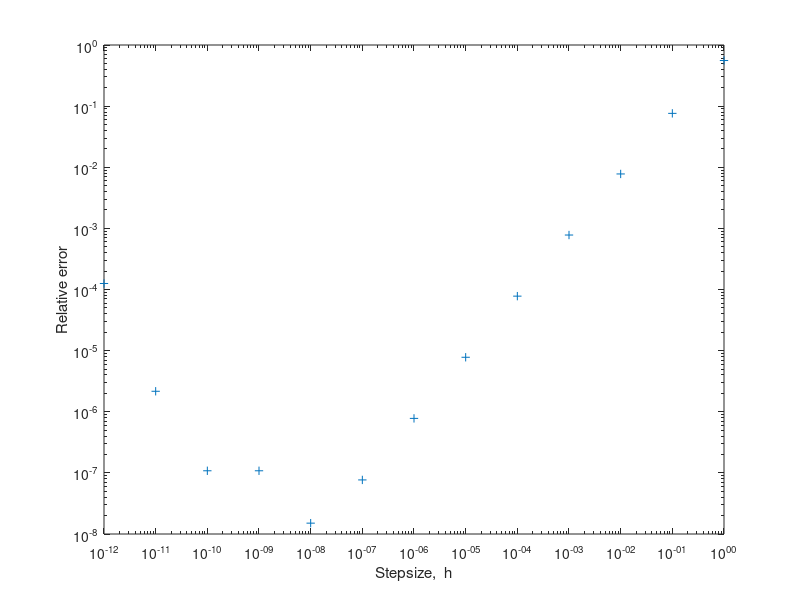

MATLAB code to generate this figure:
function  backdiff_sin(x)
% BACKDIFF_SIN First order backward difference approximation of d/dx of sin(x)
%
% Synopsis:  BACKDIF_SIN(x)
%
% Input:     x = (optional) value at which the derivative is to be evaluated
%                Default:  x = 1
%
% Output:    A table and plot of relative error versus stepsize

% Default argument
if nargin<1, x=1; end

% Calculations
fp = cos(x);                   % Exact value of fprime
h = logspace(-12,0,13)';       % Column vector of stepsizes
fpfd = (sin(x) - sin(x-h))./h; % Vectorized calculation of fd approximation
Eabs = abs(fp - fpfd);         % Absolute error
Erel = Eabs./fp;               % Relative error

% Plot the error vs stepsize
loglog(h,Erel,'+');  xlabel('Stepsize,  h');    ylabel('Relative error');

% Calculate alpha
alpha=zeros(length(h),1);
for k=length(h):-1:2
    alpha(k) = log(Eabs(k)/Eabs(k-1))/log(h(k)/h(k-1));
end

% Print results
fprintf('      h        fp       fpfd         Erel         Eabs         Alpha\n');
for k=length(h):-1:2
  fprintf('%10.1e %9.5f %9.5f %12.2e %12.2e %12.5f\n',h(k),fp,fpfd(k),Erel(k),Eabs(k),alpha(k));
end
fprintf('%10.1e %9.5f %9.5f %12.2e %12.2e\n',h(k-1),fp,fpfd(k-1),Erel(k-1),Eabs(k-1));

TruncErr = sin(x).*h/2.0;
RoundErr = abs(fpfd-fp-TruncErr);

%output for roundoff error
fprintf('\nTable for examining truncation and roundoff errors\n');
fprintf('      h        TruncErr     RoundErr\n');
for k=length(h):-1:1
  fprintf('%10.1e %12.2e %12.2e\n',h(k),TruncErr(k),RoundErr(k));
end

